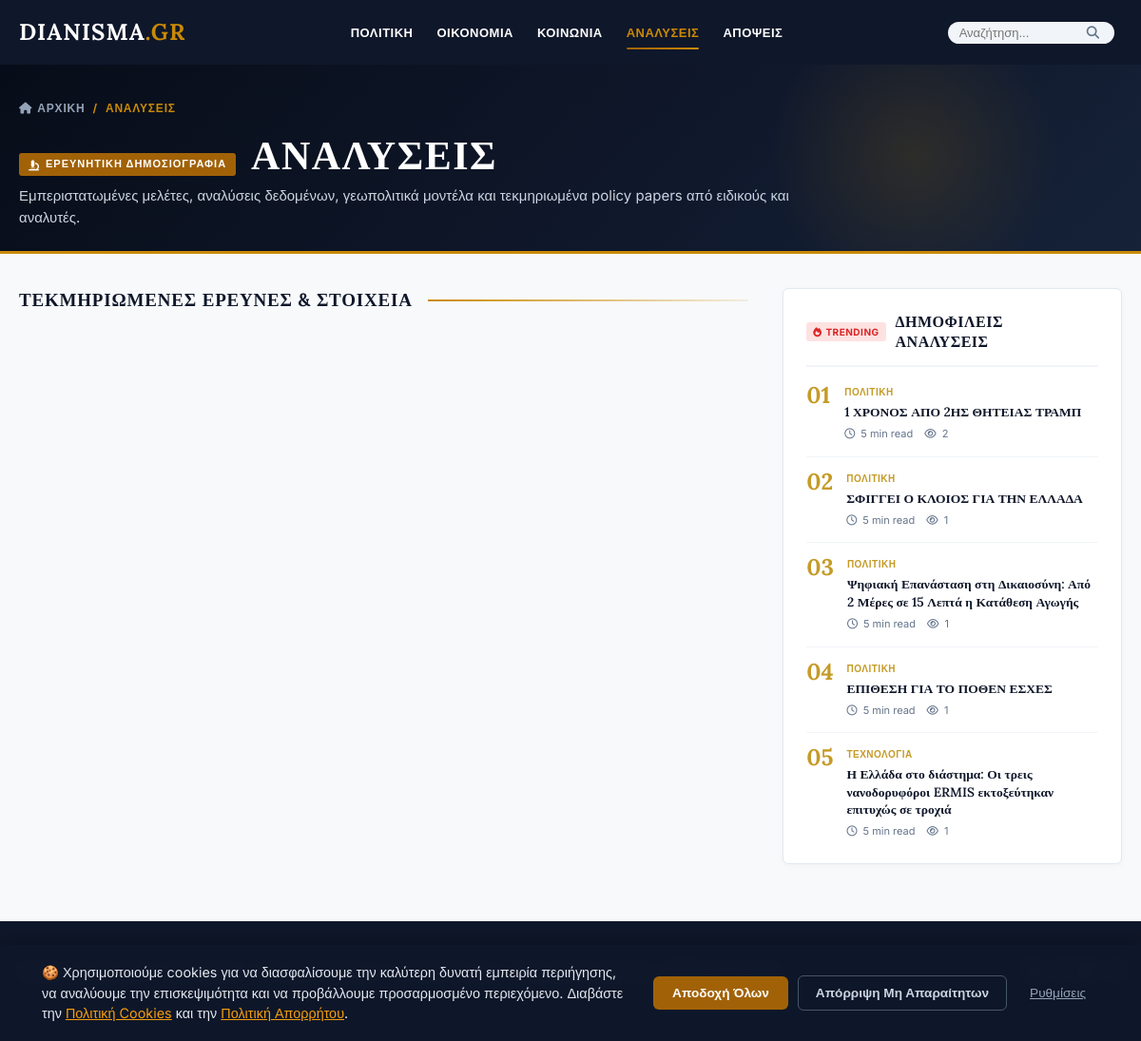
The page /analyseis/ on the database its author committed.
### adminpanel/models.py (models this page shows, shortened)
class Article(models.Model):
    STATUS_DRAFT = 'draft'
    STATUS_PENDING = 'pending'
    STATUS_PUBLISHED = 'published'
    STATUS_REJECTED = 'rejected'
    STATUS_CHOICES = [
        (STATUS_DRAFT, '📝 Πρόχειρο'),
        (STATUS_PENDING, '⏳ Προς Έγκριση'),
        (STATUS_PUBLISHED, '✅ Δημοσιευμένο'),
        (STATUS_REJECTED, '❌ Απορριφθέν'),
    ]
    title = models.CharField('Τίτλος Άρθρου', max_length=255)
    slug = models.SlugField('Slug', max_length=280, unique=True, blank=True)
    category = models.ForeignKey(
        Category,
        on_delete=models.SET_NULL,
        null=True,
        related_name='articles',
        verbose_name='Κατηγορία'
    )
    author = models.ForeignKey(
        User,
        on_delete=models.SET_NULL,
        null=True,
        blank=True,
        related_name='articles',
        verbose_name='Συντάκτης'
    )
    author_name = models.CharField('Όνομα Συντάκτη (Display Name)', max_length=150, blank=True)
    author_title = models.CharField('Τίτλος / Ιδιότητα Συντάκτη', max_length=150, blank=True)
    author_avatar_url = models.URLField('Avatar Συντάκτη URL', blank=True)
    excerpt = models.TextField('Σύνοψη / Lead Paragraph', max_length=600)
    content = models.TextField('Κυρίως Κείμενο (HTML / Rich Text)', blank=True)
    pdf_file = models.FileField(
        'Αρχείο PDF Άρθρου',
        upload_to='articles/pdfs/',
        blank=True,
        null=True
    )
    lead_image = models.ImageField(
        'Κύρια Φωτογραφία',
        upload_to='articles/%Y/%m/',
        blank=True,
        null=True
    )
    lead_image_url = models.URLField('Εξωτερικό URL Εικόνας (προαιρετικό)', blank=True)
    read_time_minutes = models.PositiveIntegerField('Χρόνος Ανάγνωσης (λεπτά)', default=5)
    status = models.CharField(
        'Κατάσταση',
        max_length=20,
        choices=STATUS_CHOICES,
        default=STATUS_DRAFT
    )
    is_featured = models.BooleanField('Κεντρικό Θέμα (Hero / Featured)', default=False)
    views_count = models.PositiveIntegerField('Προβολές (Pageviews)', default=0)
    created_at = models.DateTimeField('Ημερομηνία Δημιουργίας', default=timezone.now)
    updated_at = models.DateTimeField('Τελευταία Ενημέρωση', auto_now=True)
    published_at = models.DateTimeField('Ημερομηνία Δημοσίευσης', null=True, blank=True)
    class Meta:
        verbose_name = 'Άρθρο'
        verbose_name_plural = 'Άρθρα'
        ordering = ['-created_at']

class Category(models.Model):
    name = models.CharField('Όνομα Κατηγορίας', max_length=100, unique=True)
    slug = models.SlugField('Slug', max_length=120, unique=True, blank=True)
    description = models.TextField('Περιγραφή', blank=True)
    order = models.PositiveIntegerField('Σειρά εμφάνισης', default=0)
    class Meta:
        verbose_name = 'Κατηγορία'
        verbose_name_plural = 'Κατηγορίες'
        ordering = ['order', 'name']

### portal/views.py (the view)
# urls.py: path('analyseis/', views.analyseis, name='analyseis'),
def analyseis(request):
    return category_view(request, 'analyseis', 'analyseis.html')

### portal/context_processors.py (called while the page is built)
def global_context(request):
    try:
        categories = Category.objects.all().order_by('order', 'name')
        recent_breaking = Article.objects.filter(status=Article.STATUS_PUBLISHED).order_by('-published_at')[:5]
    except Exception:
        categories = []
        recent_breaking = []
    return {
        'site_title': 'DIANISMA.GR',
        'site_tagline': 'Ενημέρωση & Δημόσιος Διάλογος',
        'nav_categories': categories,
        'recent_breaking': recent_breaking,
    }

### templates/analyseis.html (shortened to what this page needs)
{% extends "base.html" %}
{% load static %}
{% block extra_css %}
<link rel="stylesheet" href="{% static 'css/analyseis.css' %}">
{% endblock %}
{% block content %}
<section class="category-banner analysis-banner">
    <div class="container banner-inner">
        <nav class="breadcrumb" aria-label="Breadcrumb">
            <a href="{% url 'index' %}"><i class="fas fa-home"></i> ΑΡΧΙΚΗ</a>
            <span class="breadcrumb-separator">/</span>
            <span class="breadcrumb-current">ΑΝΑΛΥΣΕΙΣ</span>
        </nav>
        <div class="banner-headline-wrap">
            <div class="banner-title-group">
                <span class="banner-tag"><i class="fas fa-microscope"></i> ΕΡΕΥΝΗΤΙΚΗ ΔΗΜΟΣΙΟΓΡΑΦΙΑ</span>
                <h1 class="banner-title">ΑΝΑΛΥΣΕΙΣ</h1>
            </div>
            <p class="banner-description">
                Εμπεριστατωμένες μελέτες, αναλύσεις δεδομένων, γεωπολιτικά μοντέλα και τεκμηριωμένα policy papers από ειδικούς και αναλυτές.
            </p>
        </div>
    </div>
</section>
<div class="container page-content analysis-layout">
    <div class="main-column">
        <section class="articles-grid-section">
            <div class="section-title-row">
                <h3 class="section-title">ΤΕΚΜΗΡΙΩΜΕΝΕΣ ΕΡΕΥΝΕΣ & ΣΤΟΙΧΕΙΑ</h3>
                <span class="section-rule"></span>
            </div>
        </section>
    </div>
    <aside class="sidebar-column">
        {% include "components/trending_widget.html" with trending_title="ΔΗΜΟΦΙΛΕΙΣ ΑΝΑΛΥΣΕΙΣ" %}
    </aside>
</div>
{% endblock %}

### templates/components/trending_widget.html (shortened to what this page needs)
<div class="sidebar-widget popular-widget">
    <div class="widget-header">
        <span class="widget-badge"><i class="fas fa-fire"></i> TRENDING</span>
        <h3 class="widget-title">{{ trending_title|default:'ΔΗΜΟΦΙΛΗ' }}</h3>
    </div>
    <div class="popular-list">
        {% for pop in popular_articles %}
        <article class="popular-item">
            <span class="popular-rank">{% if forloop.counter < 10 %}0{% endif %}{{ forloop.counter }}</span>
            <div class="popular-content">
                <span class="popular-tag">{{ pop.category.name|upper }}</span>
                <h4 class="popular-title">
                    <a href="{% url 'article_detail' pop.slug %}">{{ pop.title }}</a>
                </h4>
                <div class="popular-meta">
                    <span><i class="far fa-clock"></i> {{ pop.read_time_minutes }} min read</span>
                    <span class="meta-views"><i class="far fa-eye"></i> {{ pop.views_count|default:"0" }}</span>
                </div>
            </div>
        </article>
        {% endfor %}
    </div>
</div>

### static/css/base.css (style rules this page uses)
:root { --primary-color: #0F172A; --bg-color: #F8F9FA; --accent-color: #A16207; --accent-light: #CA8A04; --text-dark: #0F172A; --text-muted: #64748B; --white: #FFFFFF; --font-head: 'Lora', serif; --font-body: 'Inter', sans-serif; --container-max-width: 1200px; }
* { margin: 0; padding: 0; box-sizing: border-box; }
body { font-family: var(--font-body); background-color: var(--bg-color); color: var(--text-dark); line-height: 1.6; -webkit-font-smoothing: antialiased; }
h1, h2, h3, h4, h5, h6 { font-family: var(--font-head); color: var(--text-dark); margin-bottom: 0.5em; line-height: 1.3; }
a { text-decoration: none; color: inherit; transition: color 0.2s ease; }
.container { max-width: var(--container-max-width); margin: 0 auto; padding: 0 20px; }
.widget-badge { background-color: #fee2e2; color: #dc2626; font-size: 10px; font-weight: 700; padding: 2px 7px; border-radius: 3px; letter-spacing: 0.5px; display: inline-flex; align-items: center; gap: 4px; }
.widget-title { font-family: var(--font-head); font-size: 16px; font-weight: 700; letter-spacing: 0.5px; color: var(--primary-color); margin: 0; }
.sidebar-widget.popular-widget, .popular-widget { background: var(--white, #ffffff); border-radius: 6px; padding: 24px; border: 1px solid #e2e8f0; box-shadow: 0 2px 8px rgba(0, 0, 0, 0.03); }
.sidebar-widget.popular-widget .widget-header, .popular-widget .widget-header { border-bottom: 2px solid #f1f5f9; padding-bottom: 14px; margin-bottom: 18px; display: flex; align-items: center; gap: 10px; }
.sidebar-widget.popular-widget .widget-badge, .popular-widget .widget-badge { background-color: #fee2e2; color: #dc2626; font-size: 10px; font-weight: 700; padding: 2px 7px; border-radius: 3px; letter-spacing: 0.5px; display: inline-flex; align-items: center; gap: 4px; }
.sidebar-widget.popular-widget .widget-title, .popular-widget .widget-title { font-family: var(--font-head), 'Lora', serif; font-size: 16px; font-weight: 700; letter-spacing: 0.5px; color: var(--primary-color, #0F172A); margin: 0; }
.popular-widget .popular-list, .popular-list { display: flex; flex-direction: column; }
.popular-widget .popular-item, .popular-item { display: flex; gap: 14px; align-items: flex-start; padding-bottom: 14px; margin-bottom: 14px; border-bottom: 1px solid #f1f5f9; }
.popular-widget .popular-item:last-child, .popular-item:last-child { padding-bottom: 0; margin-bottom: 0; border-bottom: none; }
.sidebar-widget.popular-widget .popular-rank, .popular-widget .popular-rank, .popular-rank { font-family: var(--font-head), 'Lora', serif !important; font-size: 24px !important; font-weight: 700 !important; color: #c59b27 !important; line-height: 1 !important; min-width: 26px !important; }
.popular-widget .popular-content, .popular-content { flex: 1; }
.sidebar-widget.popular-widget .popular-tag, .popular-widget .popular-tag, .popular-tag { font-family: var(--font-body), 'Inter', sans-serif !important; font-size: 10px !important; color: #c59b27 !important; font-weight: 700 !important; letter-spacing: 0.5px !important; display: block !important; margin-bottom: 4px !important; text-transform: uppercase; }
.sidebar-widget.popular-widget .popular-title, .popular-widget .popular-title, .popular-title { font-family: var(--font-head), 'Lora', serif !important; font-size: 13.5px !important; font-weight: 600 !important; line-height: 1.35 !important; margin-bottom: 6px !important; }
.sidebar-widget.popular-widget .popular-title a, .popular-widget .popular-title a, .popular-title a { color: var(--text-dark, #0F172A) !important; text-decoration: none; transition: color 0.2s ease; }
.sidebar-widget.popular-widget .popular-meta, .popular-widget .popular-meta, .popular-meta { font-family: var(--font-body), 'Inter', sans-serif !important; font-size: 11px !important; color: var(--text-muted, #64748B) !important; display: flex !important; gap: 12px !important; align-items: center !important; }
.sidebar-widget.popular-widget .popular-meta i, .popular-widget .popular-meta i, .popular-meta i { margin-right: 3px; }
.sidebar-widget.popular-widget .meta-views, .popular-widget .meta-views, .meta-views { color: #64748b !important; }

### rows shown on the page
Article: category.name "ΠΟΛΙΤΙΚΗ", title "1 ΧΡΟΝΟΣ ΑΠΟ 2ΗΣ ΘΗΤΕΙΑΣ ΤΡΑΜΠ", read_time_minutes "5", views_count "2"
Article: category.name "ΠΟΛΙΤΙΚΗ", title "ΣΦΙΓΓΕΙ Ο ΚΛΟΙΟΣ ΓΙΑ ΤΗΝ ΕΛΛΑΔΑ", read_time_minutes "5", views_count "1"
Article: category.name "ΠΟΛΙΤΙΚΗ", title "Ψηφιακή Επανάσταση στη Δικαιοσύνη: Από 2 Μέρες σε 15 Λεπτά η Κατάθεση Αγωγής", read_time_minutes "5", views_count "1"
Article: category.name "ΠΟΛΙΤΙΚΗ", title "ΕΠΙΘΕΣΗ ΓΙΑ ΤΟ ΠΟΘΕΝ ΕΣΧΕΣ", read_time_minutes "5", views_count "1"
Article: category.name "ΤΕΧΝΟΛΟΓΊΑ", title "Η Ελλάδα στο διάστημα: Οι τρεις νανοδορυφόροι ERMIS εκτοξεύτηκαν επιτυχώς σε τροχιά", read_time_minutes "5", views_count "1"

### other values the page prints
{{ trending_title|default:'ΔΗΜΟΦΙΛΗ' }} "ΔΗΜΟΦΙΛΕΙΣ ΑΝΑΛΥΣΕΙΣ"
